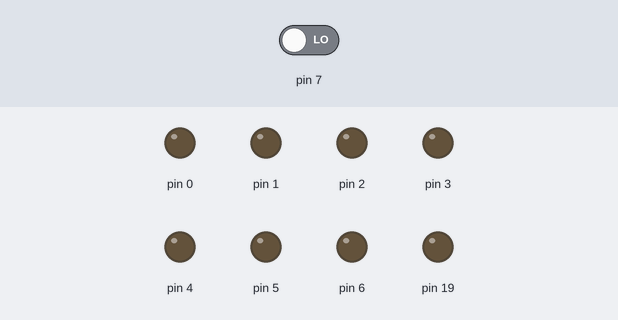
Simulated run of this sketch. Board: Arduino Uno, built with avr-gcc and run on an emulated ATmega328P. On the bench: output pins drawn as LEDs (lit = HIGH). The test bench sets the inputs (shaded band); at power-on: pin 7 LOW.

Above: at 1.2 s.
1.3 s: pin 7 driven HIGH
At 2.1 s:
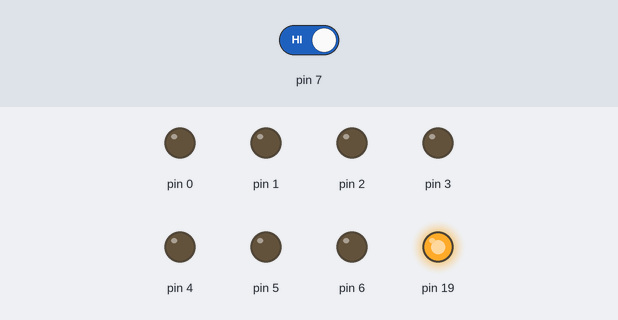
2.8 s: pin 7 driven LOW
At 3.2 s:
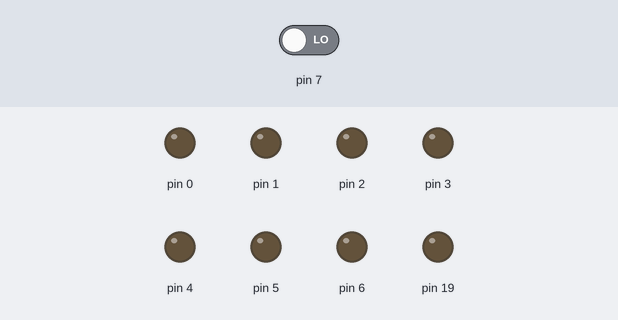
Timing chart, 0 to 5.8 s (numbered marks = the images above; inputs shaded):
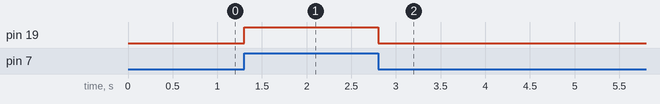

The sketch:

A7_estudio_teorico_CON_puertos.ino
```cpp
boolean pulsado = 0;

void setup() {
  DDRD=B01111111; // puerto 7 como entrada.
  DDRC=B00100000; // puerto 5 (A5) como salida.

}

void loop() {
  pulsado = PIND & (1<<7);
  PORTC=(pulsado<<5);
}
```

Measured:
- after the input at 1.3 s, pin 19: LOW → HIGH at once
- after the input at 2.8 s, pin 19: HIGH → LOW at once
